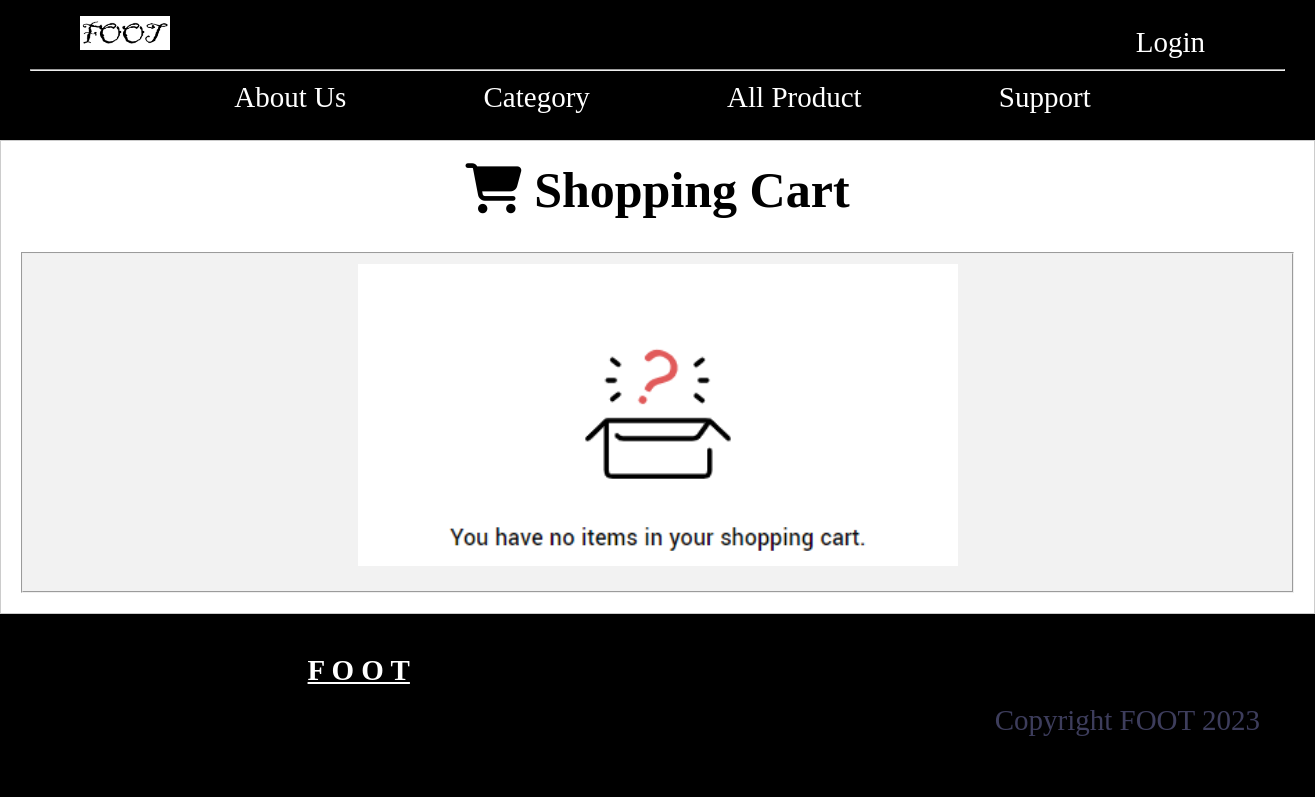
/order.php?user_id=2, run on an earlier commit of the app's database.
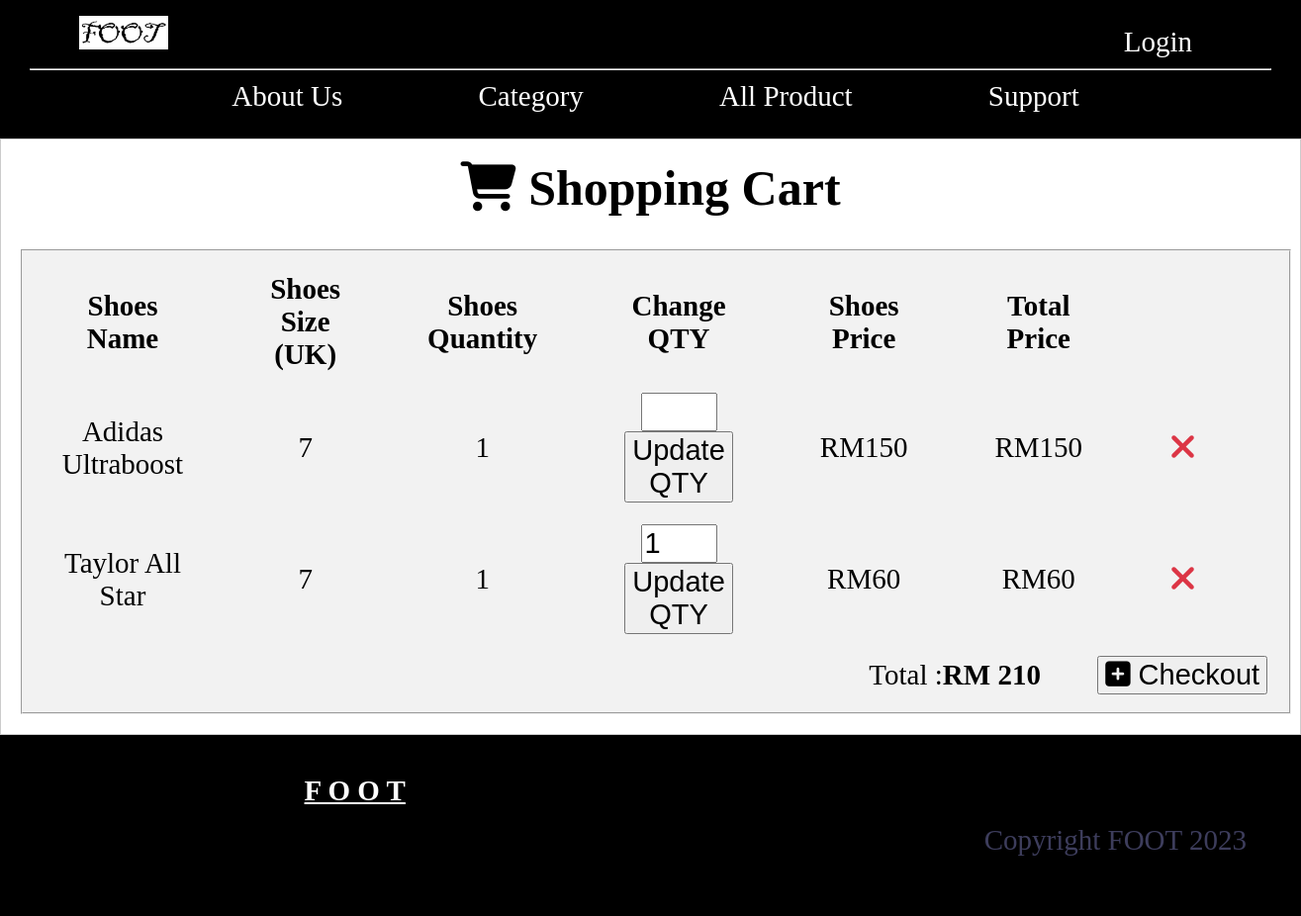
And on a later commit of the database.
### tables this page shows
CREATE TABLE `orders` (
  `order_ID` int(30) NOT NULL,
  `shoesname` varchar(30) NOT NULL,
  `price` int(30) NOT NULL,
  `quantity` int(30) NOT NULL,
  `shoessize` varchar(10) NOT NULL,
  `user_id` int(11) NOT NULL,
  `pro_id` varchar(11) NOT NULL,
  `stock` int(50) NOT NULL,
  `shoe_image` varchar(255) NOT NULL
);

### order.php (the view, shortened to what this page needs)
<?php
    include 'header.php';
    include 'conn.php';
?>
<!DOCTYPE html>
<html lang="en">
<head>
</head>
<body>
<div class="middle">
<div class="container">
<h1><b style="font-size: 50px;"><i class="fa fa-shopping-cart" style="font-size:50px;"> </i> Shopping Cart </b></h1><br>
<fieldset>
    <?php
    $id =$_GET['user_id'];
    $sql = "SELECT * FROM orders where user_id = '$id' ";
    $result = mysqli_query($conn,$sql);
    if (mysqli_num_rows($result) == 0) {
      echo '<img src="image/emptycart.png" style="width: 600px; height: auto;" alt="No product selected">';
  }
  else
  {
    ?>
  <table >
    <tr>
      <td><strong>Shoes Name </strong></td>
      <td><strong>Shoes Size (UK) </strong></td>
      <td><strong>Shoes Quantity</strong></td>
      <td><strong>Change QTY</strong></td>
      <td><strong>Shoes Price</strong></td>
      <td><strong>Total Price</strong></td>
    </tr>
    <?php
        $total=0;
    while($row = mysqli_fetch_array($result))
    {
        ?>
    <tr>
      <td><?php echo $row["shoesname"]; ?></td>
      <td><?php echo $row["shoessize"]; ?></td>
      <td><?php echo $row["quantity"];	?></td>
      <td>
  <form action="" method="post">
    <input id="quantity" name="quantity" type="number" min="1" max="5" value="<?php echo $q; ?>" required>
    <button type="submit" name="update_cart">Update QTY</button>
  </form>
</td>
      <td>RM<?php echo $row["price"];?></td>
      <?php
        $p=$row["price"];
        $q=$row["quantity"];
        $subtotal=$p*$q;
        $total =  $total + $subtotal;
        ?>
      <td>RM<?php echo $subtotal; ?></td>
      <td><a href="deleteorder.php?order_ID=<?php echo $row['order_ID']; ?>&&user_id=<?php echo $id ?>"><i class="fa fa-close" style="font-size:36px;color:#dc3545;"></i></a>
      </td>
    </tr>
        <?php
    }
    ?>
        </div>
  <div class="rightway">
 <form action="" method="post">
  <p>Total :<span style="color:black"><b>RM <?php echo $total;?></b></span>
  <span style="padding: 0px 0px 0px 50px;">    <button type="submit" name="saveas" ><i class="fa fa-plus-square"></i> Checkout</button></span></p> </form>
</div>
<?php
  }
  ?>
</fieldset>
</div>
</body>
</html>
<?php
    include 'footer.php';
?>

What changed in the data, as far as the page shows it:
added orders: shoesname "Adidas Ultraboost", shoessize "7", quantity "1", price "150"
added orders: shoesname "Taylor All Star", shoessize "7", quantity "1", price "60"
Also different on the page:
$total: (not shown) → "210"
text now shown: "Shoes Name Shoes Size (UK) Shoes Quantity Change QTY Shoes Price Total Price Total : RM Checkout"
